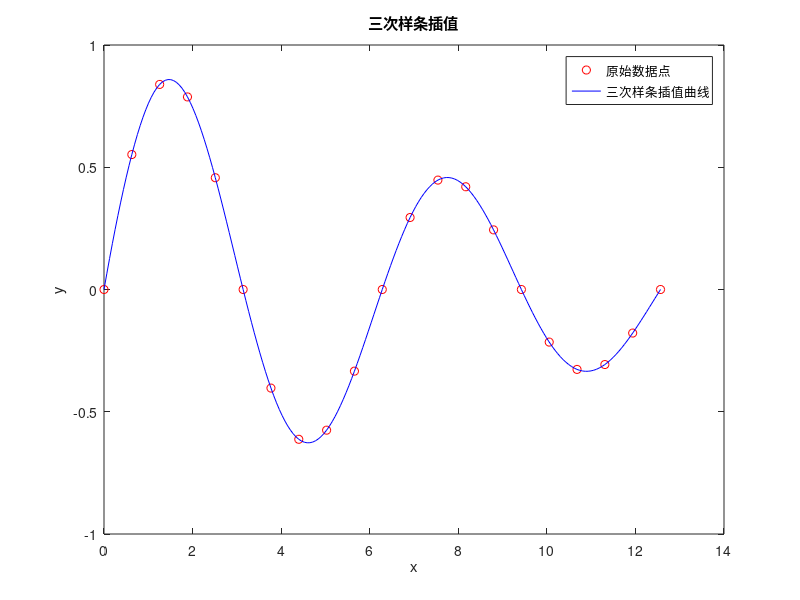

Reproduce this figure in MATLAB. (Note: this script raises an error after producing the figure.)
%20241012120-张艺严

% (1)生成 3x3x2 的随机矩阵
A = rand(3, 3, 2);
disp('原始矩阵 A:');
disp(A);

diff_A_5 = diff(A, 5); 
disp('A 的 5 阶差分结果 (预期为空矩阵):');
disp(diff_A_5);


%(2)一维数据三次样条插值
x=0:pi/5:4*pi;
y=sin(x) .* exp(-x/10);

xi=0:pi/50:4*pi;

yi=interp1(x,y,xi,'spline');

figure;
plot(x,y,'ro',xi,yi,'b-');
title('三次样条插值');  
legend('原始数据点','三次样条插值曲线');
xlabel('x');ylabel('y');    

%(3)温度数据的按小时插值估算

t=1:12;
T=[5,8,9,15,25,29,31,30,22,25,27,24];

ti=1:0.1:12;
Ti=interp1(t,T,ti,'spline');

figure;

plot(t,T,'ko',ti,Ti,'r-');
title('(3)温度插值估算');
legend('实测温度','每隔0.1小时估算温度');
xlabel('时间（小时）');ylabel('温度');



%(4)二维网格温度曲面插值

Z = [82 81 80 82 84; 
     79 63 61 65 81; 
     84 84 82 85 86];
[X,Y]=meshgrid(1:5,1:3);
figure;
subplot(1,2,1);
surf(X,Y,Z);
title('原始粗糙温度分布面');
xlabel('X');
ylabel('Y');
zlabel('温度');

[Xi,Yi]=meshgrid(1:0.2:5,1:0.2:3);

Zi=interp2(X,Y,Z,Xi,Yi,'spline');

subplot(1,2,2);
surf(Xi,Yi,Zi);
title('插值后的平滑温度分布面');
xlabel('X');
ylabel('Y');
zlabel('温度');


%(5)两种方法作二次多项式拟合

x_data=0.1:0.1:1.0;
y_data=[1.987, 3.28, 6.16, 7.08, 7.34, 7.66, 9.58, 9.48, 9.30, 11.2];

%方法一:使用内置函数polyfit
p1=polyfit(x_data,y_data,2);
disp('(5) 方法一:使用内置函数polyfit拟合的二次多项式系数为:');
disp(p1);

%方法二:使用最小二乘法

x_mat=[(x_data').^2,(x_data'),ones(length(x_data),1)];
p2=x_mat\y_data';
disp('(5) 方法二:使用最小二乘法拟合的二次多项式系数为:');
disp(p2);

x_fit=0.1:0.01:1;
y_fit=polyval(p1,x_fit);
figure;
plot(x_data,y_data,'ko',x_fit,y_fit,'b-');
title('(5) 二次多项式拟合');
legend('原始数据点','拟合曲线');
xlabel('x');
ylabel('y');

% (6) 多项式拟合与欠拟合、过拟合现象对比

p_true = [1, -6, 5, -3]; 

x_val = 0:0.5:5; 
y_true = polyval(p_true, x_val);

noise = 3 * randn(size(y_true)); 
y_noisy = y_true + noise;

p_fit2 = polyfit(x_val, y_noisy, 2);
p_fit3 = polyfit(x_val, y_noisy, 3);
p_fit4 = polyfit(x_val, y_noisy, 4);

disp('【理论值】原始 3 次多项式系数:');
disp(p_true);
disp('【最佳拟合】带噪数据 3 次拟合系数:');
disp(p_fit3);
disp('【过拟合】带噪数据 4 次拟合系数:');
disp(p_fit4);

x_plot = 0:0.05:5; 
figure;
plot(x_val, y_noisy, 'k*', 'MarkerSize', 8, 'DisplayName', '带噪声实验数据');
hold on;

plot(x_plot, polyval(p_true, x_plot), 'k--', 'LineWidth', 1.5, 'DisplayName', '真实规律 (3次)');
plot(x_plot, polyval(p_fit2, x_plot), 'g-', 'LineWidth', 1.5, 'DisplayName', '2次拟合 (欠拟合)');
plot(x_plot, polyval(p_fit3, x_plot), 'r-', 'LineWidth', 1.5, 'DisplayName', '3次拟合 (最佳)');
plot(x_plot, polyval(p_fit4, x_plot), 'b-', 'LineWidth', 1.5, 'DisplayName', '4次拟合 (过拟合)');

title('(6) 含有噪声的数据拟合对比');
xlabel('x');
ylabel('y');
legend('Location', 'best');
grid on; 
hold off;

disp('3次拟合:阶数与原模型一致，能很好地抵抗噪声，拟合出数据的真实规律，系数与真实值最接近。');
disp('2次拟合:阶数不足（欠拟合），无法捕捉函数的三次拐点特征，存在较大偏差。');
disp('4次拟合:阶数偏高(过拟合),曲线为了试图穿过更多的异常噪声点,产生了不必要的扭曲，反而脱离了真实规律。');
